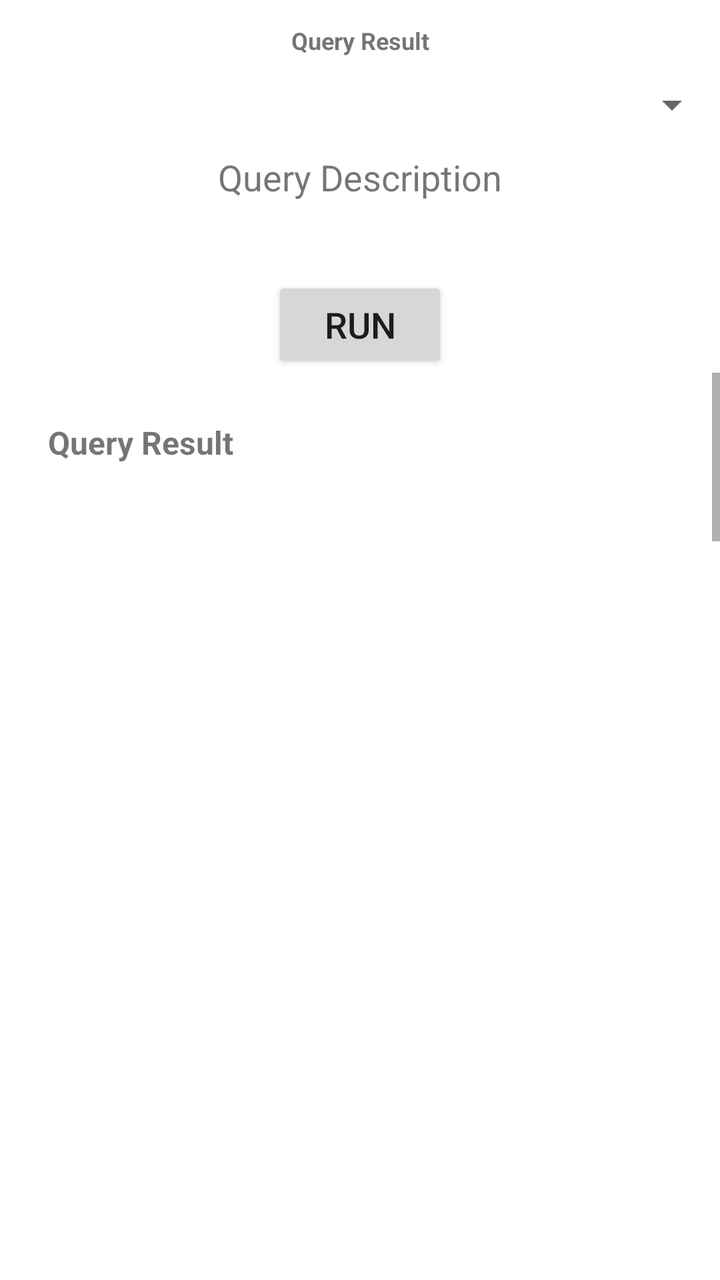
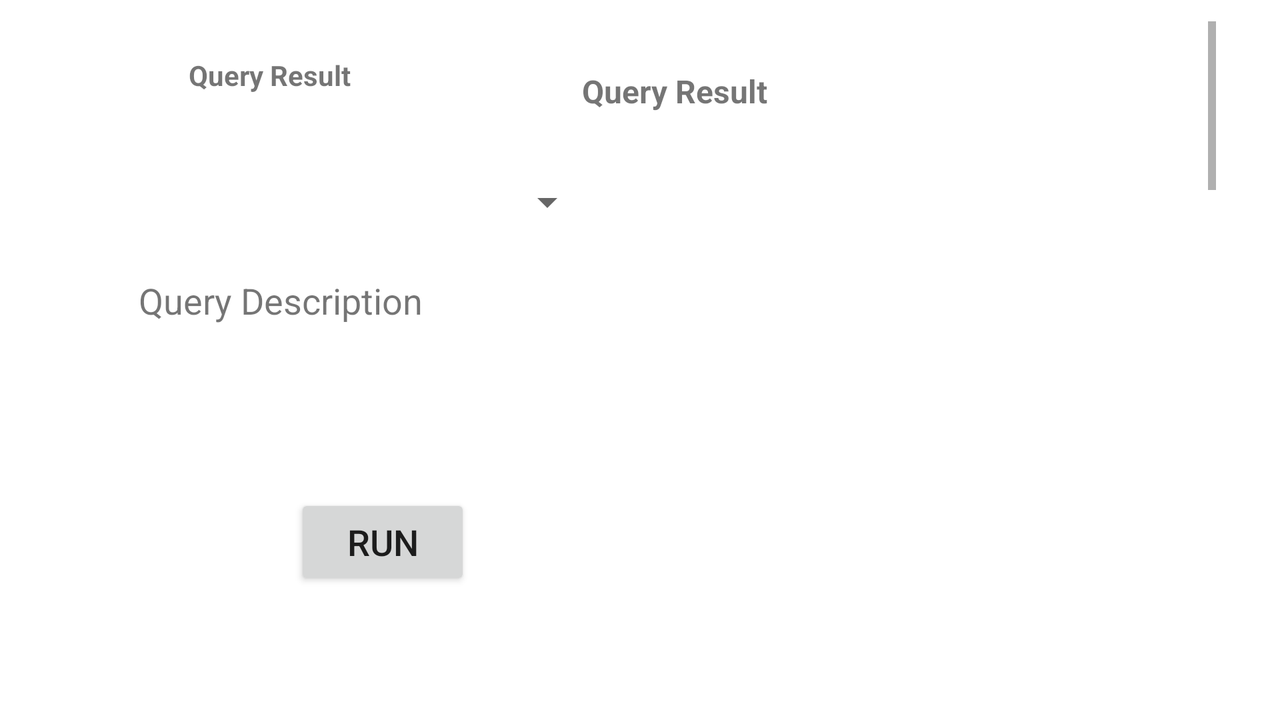

First picture: res/layout/ on a phone held upright. Second picture: the repository's own variant of that layout, on a device whose configuration matches the variant's folder. Source for both follows.
<!-- AndroidManifest.xml: application theme Theme.MyApplication -->
<!-- res/layout/fragment_query.xml -->
<?xml version="1.0" encoding="utf-8"?>
<androidx.appcompat.widget.LinearLayoutCompat xmlns:android="http://schemas.android.com/apk/res/android"
    xmlns:tools="http://schemas.android.com/tools"
    android:layout_width="match_parent"
    android:layout_height="match_parent"
    android:orientation="vertical"
    tools:context=".queryFragment">

    <TextView
        android:id="@+id/titlequery"
        android:layout_width="match_parent"
        android:layout_height="wrap_content"
        android:layout_gravity="center_horizontal"
        android:layout_margin="12dp"
        android:text="Query Result"
        android:textAlignment="center"
        android:textSize="12dp"
        android:textStyle="bold" />

    <Spinner
        android:id="@+id/spinner"
        android:layout_width="match_parent"
        android:layout_height="wrap_content"
        android:layout_gravity="center_horizontal" />

    <TextView
        android:id="@+id/txtquery"
        android:layout_width="match_parent"
        android:layout_height="50dp"
        android:layout_gravity="center_horizontal"
        android:layout_margin="12dp"
        android:text="Query Description"
        android:textAlignment="center"
        android:textSize="18dp" />

    <Button
        android:id="@+id/queryrun"
        android:layout_width="wrap_content"
        android:layout_height="wrap_content"
        android:layout_gravity="center_horizontal"
        android:text="RUN"
        android:textAlignment="center"
        android:textSize="18dp" />

    <LinearLayout
        android:layout_width="match_parent"
        android:layout_height="match_parent"
        android:orientation="vertical">

        <ScrollView
            android:layout_width="match_parent"
            android:layout_height="wrap_content"
            android:fillViewport="true">

            <TextView
                android:id="@+id/txtqueryresult"
                android:layout_width="match_parent"
                android:layout_height="wrap_content"
                android:layout_margin="24dp"
                android:paddingBottom="34dp"
                android:text="Query Result"
                android:textSize="16dp"
                android:textStyle="bold" />

        </ScrollView>

        <View
            android:layout_width="match_parent"
            android:layout_height="100dp" />

    </LinearLayout>

</androidx.appcompat.widget.LinearLayoutCompat>
<!-- resources referenced by this layout -->
<resources>
  <style name="Theme.MyApplication" parent="Theme.MaterialComponents.DayNight.NoActionBar">
          
          <item name="colorPrimary">@color/black</item>
          <item name="colorPrimaryVariant">@color/black</item>
          <item name="colorOnPrimary">@color/white</item>
          
          <item name="colorSecondary">@color/teal_200</item>
          <item name="colorSecondaryVariant">@color/teal_700</item>
          <item name="colorOnSecondary">@color/black</item>
          
          <item name="android:statusBarColor">#000000</item>
          
      </style>
</resources>
<!-- res/layout-land/fragment_query.xml (the author's variant of the layout above) -->
<!-- drawn on the phone turned sideways -->
<?xml version="1.0" encoding="utf-8"?>
<androidx.constraintlayout.widget.ConstraintLayout xmlns:android="http://schemas.android.com/apk/res/android"
    xmlns:app="http://schemas.android.com/apk/res-auto"
    xmlns:tools="http://schemas.android.com/tools"
    android:layout_width="match_parent"
    android:layout_height="match_parent"
    android:orientation="vertical"
    tools:context=".queryFragment">

    <TextView
        android:id="@+id/titlequery"
        android:layout_width="325dp"
        android:layout_height="32dp"
        android:layout_gravity="center_horizontal"
        android:layout_marginTop="28dp"
        android:text="Query Result"
        android:textAlignment="center"
        android:textSize="14sp"
        android:textStyle="bold"
        app:layout_constraintEnd_toStartOf="@+id/linearLayout"
        app:layout_constraintHorizontal_bias="0.486"
        app:layout_constraintStart_toStartOf="parent"
        app:layout_constraintTop_toTopOf="parent" />

    <Spinner
        android:id="@+id/spinner"
        android:layout_width="318dp"
        android:layout_height="50dp"
        android:layout_gravity="center_horizontal"
        android:layout_marginTop="16dp"
        android:labelFor="@+id/spinner"
        android:tooltipText="Queries"
        app:layout_constraintEnd_toStartOf="@+id/linearLayout"
        app:layout_constraintHorizontal_bias="0.409"
        app:layout_constraintStart_toStartOf="parent"
        app:layout_constraintTop_toBottomOf="@+id/titlequery" />

    <TextView
        android:id="@+id/txtquery"
        android:layout_width="310dp"
        android:layout_height="93dp"
        android:layout_gravity="center_horizontal"
        android:layout_margin="12dp"
        android:layout_marginTop="44dp"
        android:text="Query Description"
        android:textAlignment="center"
        android:textSize="18sp"
        app:layout_constraintEnd_toStartOf="@+id/linearLayout"
        app:layout_constraintHorizontal_bias="0.403"
        app:layout_constraintStart_toStartOf="parent"
        app:layout_constraintTop_toBottomOf="@+id/spinner" />

    <LinearLayout
        android:id="@+id/linearLayout"
        android:layout_width="341dp"
        android:layout_height="275dp"
        android:layout_marginEnd="32dp"
        android:orientation="vertical"
        app:layout_constraintBottom_toBottomOf="parent"
        app:layout_constraintEnd_toEndOf="parent"
        app:layout_constraintTop_toTopOf="parent"
        app:layout_constraintVertical_bias="0.124">

        <ScrollView
            android:layout_width="match_parent"
            android:layout_height="wrap_content"
            android:fillViewport="true">

            <TextView
                android:id="@+id/txtqueryresult"
                android:layout_width="match_parent"
                android:layout_height="wrap_content"
                android:layout_margin="24dp"
                android:paddingBottom="34dp"
                android:text="Query Result"
                android:textSize="16sp"
                android:textStyle="bold" />

        </ScrollView>

        <View
            android:layout_width="match_parent"
            android:layout_height="100dp" />

    </LinearLayout>

    <Button
        android:id="@+id/queryrun"
        android:layout_width="wrap_content"
        android:layout_height="wrap_content"
        android:layout_gravity="center_horizontal"
        android:layout_marginStart="136dp"
        android:text="RUN"
        android:textAlignment="center"
        android:textSize="18sp"
        app:layout_constraintBottom_toBottomOf="parent"
        app:layout_constraintEnd_toStartOf="@+id/linearLayout"
        app:layout_constraintHorizontal_bias="0.261"
        app:layout_constraintStart_toStartOf="parent"
        app:layout_constraintTop_toBottomOf="@+id/txtquery"
        app:layout_constraintVertical_bias="0.196" />

</androidx.constraintlayout.widget.ConstraintLayout>
